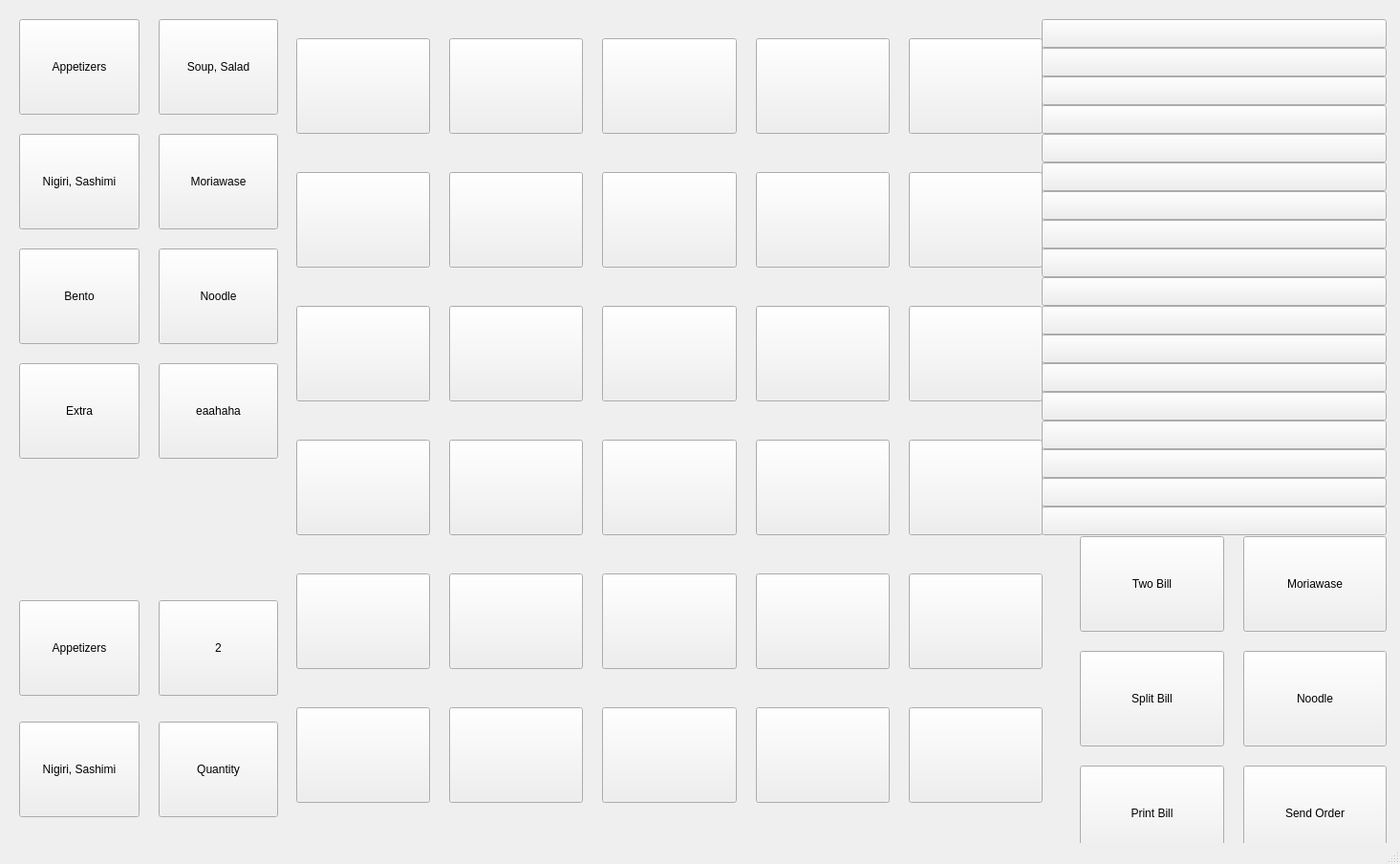
<?xml version="1.0" encoding="UTF-8"?>
<ui version="4.0">
 <class>MainWindow</class>
 <widget class="QMainWindow" name="MainWindow">
  <property name="geometry">
   <rect>
    <x>0</x>
    <y>0</y>
    <width>1465</width>
    <height>904</height>
   </rect>
  </property>
  <property name="windowTitle">
   <string>MainWindow</string>
  </property>
  <widget class="QWidget" name="centralwidget">
   <widget class="QWidget" name="gridLayoutWidget_2">
    <property name="geometry">
     <rect>
      <x>20</x>
      <y>20</y>
      <width>271</width>
      <height>462</height>
     </rect>
    </property>
    <layout class="QGridLayout" name="Table">
     <property name="spacing">
      <number>20</number>
     </property>
     <item row="1" column="1">
      <widget class="QPushButton" name="Table4">
       <property name="minimumSize">
        <size>
         <width>0</width>
         <height>100</height>
        </size>
       </property>
       <property name="styleSheet">
        <string notr="true">font: 25 9pt &quot;Cafe24 Ssurround air&quot;;</string>
       </property>
       <property name="text">
        <string>Moriawase</string>
       </property>
      </widget>
     </item>
     <item row="0" column="1">
      <widget class="QPushButton" name="Table3">
       <property name="minimumSize">
        <size>
         <width>0</width>
         <height>100</height>
        </size>
       </property>
       <property name="styleSheet">
        <string notr="true">font: 25 9pt &quot;Cafe24 Ssurround air&quot;;</string>
       </property>
       <property name="text">
        <string>Soup, Salad</string>
       </property>
      </widget>
     </item>
     <item row="2" column="1">
      <widget class="QPushButton" name="Table2_3">
       <property name="minimumSize">
        <size>
         <width>0</width>
         <height>100</height>
        </size>
       </property>
       <property name="styleSheet">
        <string notr="true">font: 25 9pt &quot;Cafe24 Ssurround air&quot;;</string>
       </property>
       <property name="text">
        <string>Noodle</string>
       </property>
      </widget>
     </item>
     <item row="2" column="0">
      <widget class="QPushButton" name="Table2_2">
       <property name="minimumSize">
        <size>
         <width>0</width>
         <height>100</height>
        </size>
       </property>
       <property name="styleSheet">
        <string notr="true">font: 25 9pt &quot;Cafe24 Ssurround air&quot;;</string>
       </property>
       <property name="text">
        <string>Bento</string>
       </property>
      </widget>
     </item>
     <item row="0" column="0">
      <widget class="QPushButton" name="Table1">
       <property name="minimumSize">
        <size>
         <width>0</width>
         <height>100</height>
        </size>
       </property>
       <property name="styleSheet">
        <string notr="true">font: 25 9pt &quot;Cafe24 Ssurround air&quot;;</string>
       </property>
       <property name="text">
        <string>Appetizers</string>
       </property>
      </widget>
     </item>
     <item row="1" column="0">
      <widget class="QPushButton" name="Table2">
       <property name="minimumSize">
        <size>
         <width>0</width>
         <height>100</height>
        </size>
       </property>
       <property name="styleSheet">
        <string notr="true">font: 25 9pt &quot;Cafe24 Ssurround air&quot;;</string>
       </property>
       <property name="text">
        <string>Nigiri, Sashimi</string>
       </property>
      </widget>
     </item>
     <item row="3" column="0">
      <widget class="QPushButton" name="Table2_4">
       <property name="minimumSize">
        <size>
         <width>0</width>
         <height>100</height>
        </size>
       </property>
       <property name="styleSheet">
        <string notr="true">font: 25 9pt &quot;Cafe24 Ssurround air&quot;;</string>
       </property>
       <property name="text">
        <string>Extra</string>
       </property>
      </widget>
     </item>
     <item row="3" column="1">
      <widget class="QPushButton" name="Table2_5">
       <property name="minimumSize">
        <size>
         <width>0</width>
         <height>100</height>
        </size>
       </property>
       <property name="styleSheet">
        <string notr="true">font: 25 9pt &quot;Cafe24 Ssurround air&quot;;</string>
       </property>
       <property name="text">
        <string>eaahaha</string>
       </property>
      </widget>
     </item>
    </layout>
   </widget>
   <widget class="QWidget" name="gridLayoutWidget_3">
    <property name="geometry">
     <rect>
      <x>310</x>
      <y>20</y>
      <width>781</width>
      <height>841</height>
     </rect>
    </property>
    <layout class="QGridLayout" name="Table_2">
     <property name="spacing">
      <number>20</number>
     </property>
     <item row="5" column="1">
      <widget class="QPushButton" name="Table2_24">
       <property name="minimumSize">
        <size>
         <width>0</width>
         <height>100</height>
        </size>
       </property>
       <property name="styleSheet">
        <string notr="true">font: 25 9pt &quot;Cafe24 Ssurround air&quot;;</string>
       </property>
       <property name="text">
        <string/>
       </property>
      </widget>
     </item>
     <item row="1" column="3">
      <widget class="QPushButton" name="Table2_16">
       <property name="minimumSize">
        <size>
         <width>0</width>
         <height>100</height>
        </size>
       </property>
       <property name="styleSheet">
        <string notr="true">font: 25 9pt &quot;Cafe24 Ssurround air&quot;;</string>
       </property>
       <property name="text">
        <string/>
       </property>
      </widget>
     </item>
     <item row="3" column="0">
      <widget class="QPushButton" name="Table2_9">
       <property name="minimumSize">
        <size>
         <width>0</width>
         <height>100</height>
        </size>
       </property>
       <property name="styleSheet">
        <string notr="true">font: 25 9pt &quot;Cafe24 Ssurround air&quot;;</string>
       </property>
       <property name="text">
        <string/>
       </property>
      </widget>
     </item>
     <item row="0" column="1">
      <widget class="QPushButton" name="Table3_2">
       <property name="minimumSize">
        <size>
         <width>0</width>
         <height>100</height>
        </size>
       </property>
       <property name="styleSheet">
        <string notr="true">font: 25 9pt &quot;Cafe24 Ssurround air&quot;;</string>
       </property>
       <property name="text">
        <string/>
       </property>
      </widget>
     </item>
     <item row="0" column="3">
      <widget class="QPushButton" name="Table2_15">
       <property name="minimumSize">
        <size>
         <width>0</width>
         <height>100</height>
        </size>
       </property>
       <property name="styleSheet">
        <string notr="true">font: 25 9pt &quot;Cafe24 Ssurround air&quot;;</string>
       </property>
       <property name="text">
        <string/>
       </property>
      </widget>
     </item>
     <item row="4" column="0">
      <widget class="QPushButton" name="Table2_19">
       <property name="minimumSize">
        <size>
         <width>0</width>
         <height>100</height>
        </size>
       </property>
       <property name="styleSheet">
        <string notr="true">font: 25 9pt &quot;Cafe24 Ssurround air&quot;;</string>
       </property>
       <property name="text">
        <string/>
       </property>
      </widget>
     </item>
     <item row="4" column="3">
      <widget class="QPushButton" name="Table2_22">
       <property name="minimumSize">
        <size>
         <width>0</width>
         <height>100</height>
        </size>
       </property>
       <property name="styleSheet">
        <string notr="true">font: 25 9pt &quot;Cafe24 Ssurround air&quot;;</string>
       </property>
       <property name="text">
        <string/>
       </property>
      </widget>
     </item>
     <item row="0" column="0">
      <widget class="QPushButton" name="Table1_2">
       <property name="minimumSize">
        <size>
         <width>0</width>
         <height>100</height>
        </size>
       </property>
       <property name="styleSheet">
        <string notr="true">font: 25 9pt &quot;Cafe24 Ssurround air&quot;;</string>
       </property>
       <property name="text">
        <string/>
       </property>
      </widget>
     </item>
     <item row="2" column="1">
      <widget class="QPushButton" name="Table2_6">
       <property name="minimumSize">
        <size>
         <width>0</width>
         <height>100</height>
        </size>
       </property>
       <property name="styleSheet">
        <string notr="true">font: 25 9pt &quot;Cafe24 Ssurround air&quot;;</string>
       </property>
       <property name="text">
        <string/>
       </property>
      </widget>
     </item>
     <item row="5" column="0">
      <widget class="QPushButton" name="Table2_23">
       <property name="minimumSize">
        <size>
         <width>0</width>
         <height>100</height>
        </size>
       </property>
       <property name="styleSheet">
        <string notr="true">font: 25 9pt &quot;Cafe24 Ssurround air&quot;;</string>
       </property>
       <property name="text">
        <string/>
       </property>
      </widget>
     </item>
     <item row="2" column="0">
      <widget class="QPushButton" name="Table2_7">
       <property name="minimumSize">
        <size>
         <width>0</width>
         <height>100</height>
        </size>
       </property>
       <property name="styleSheet">
        <string notr="true">font: 25 9pt &quot;Cafe24 Ssurround air&quot;;</string>
       </property>
       <property name="text">
        <string/>
       </property>
      </widget>
     </item>
     <item row="3" column="2">
      <widget class="QPushButton" name="Table2_14">
       <property name="minimumSize">
        <size>
         <width>0</width>
         <height>100</height>
        </size>
       </property>
       <property name="styleSheet">
        <string notr="true">font: 25 9pt &quot;Cafe24 Ssurround air&quot;;</string>
       </property>
       <property name="text">
        <string/>
       </property>
      </widget>
     </item>
     <item row="2" column="3">
      <widget class="QPushButton" name="Table2_17">
       <property name="minimumSize">
        <size>
         <width>0</width>
         <height>100</height>
        </size>
       </property>
       <property name="styleSheet">
        <string notr="true">font: 25 9pt &quot;Cafe24 Ssurround air&quot;;</string>
       </property>
       <property name="text">
        <string/>
       </property>
      </widget>
     </item>
     <item row="3" column="1">
      <widget class="QPushButton" name="Table2_10">
       <property name="minimumSize">
        <size>
         <width>0</width>
         <height>100</height>
        </size>
       </property>
       <property name="styleSheet">
        <string notr="true">font: 25 9pt &quot;Cafe24 Ssurround air&quot;;</string>
       </property>
       <property name="text">
        <string/>
       </property>
      </widget>
     </item>
     <item row="1" column="1">
      <widget class="QPushButton" name="Table4_2">
       <property name="minimumSize">
        <size>
         <width>0</width>
         <height>100</height>
        </size>
       </property>
       <property name="styleSheet">
        <string notr="true">font: 25 9pt &quot;Cafe24 Ssurround air&quot;;</string>
       </property>
       <property name="text">
        <string/>
       </property>
      </widget>
     </item>
     <item row="5" column="2">
      <widget class="QPushButton" name="Table2_25">
       <property name="minimumSize">
        <size>
         <width>0</width>
         <height>100</height>
        </size>
       </property>
       <property name="styleSheet">
        <string notr="true">font: 25 9pt &quot;Cafe24 Ssurround air&quot;;</string>
       </property>
       <property name="text">
        <string/>
       </property>
      </widget>
     </item>
     <item row="4" column="2">
      <widget class="QPushButton" name="Table2_21">
       <property name="minimumSize">
        <size>
         <width>0</width>
         <height>100</height>
        </size>
       </property>
       <property name="styleSheet">
        <string notr="true">font: 25 9pt &quot;Cafe24 Ssurround air&quot;;</string>
       </property>
       <property name="text">
        <string/>
       </property>
      </widget>
     </item>
     <item row="0" column="2">
      <widget class="QPushButton" name="Table2_11">
       <property name="minimumSize">
        <size>
         <width>0</width>
         <height>100</height>
        </size>
       </property>
       <property name="styleSheet">
        <string notr="true">font: 25 9pt &quot;Cafe24 Ssurround air&quot;;</string>
       </property>
       <property name="text">
        <string/>
       </property>
      </widget>
     </item>
     <item row="5" column="3">
      <widget class="QPushButton" name="Table2_26">
       <property name="minimumSize">
        <size>
         <width>0</width>
         <height>100</height>
        </size>
       </property>
       <property name="styleSheet">
        <string notr="true">font: 25 9pt &quot;Cafe24 Ssurround air&quot;;</string>
       </property>
       <property name="text">
        <string/>
       </property>
      </widget>
     </item>
     <item row="3" column="3">
      <widget class="QPushButton" name="Table2_18">
       <property name="minimumSize">
        <size>
         <width>0</width>
         <height>100</height>
        </size>
       </property>
       <property name="styleSheet">
        <string notr="true">font: 25 9pt &quot;Cafe24 Ssurround air&quot;;</string>
       </property>
       <property name="text">
        <string/>
       </property>
      </widget>
     </item>
     <item row="1" column="0">
      <widget class="QPushButton" name="Table2_8">
       <property name="minimumSize">
        <size>
         <width>0</width>
         <height>100</height>
        </size>
       </property>
       <property name="styleSheet">
        <string notr="true">font: 25 9pt &quot;Cafe24 Ssurround air&quot;;</string>
       </property>
       <property name="text">
        <string/>
       </property>
      </widget>
     </item>
     <item row="2" column="2">
      <widget class="QPushButton" name="Table2_13">
       <property name="minimumSize">
        <size>
         <width>0</width>
         <height>100</height>
        </size>
       </property>
       <property name="styleSheet">
        <string notr="true">font: 25 9pt &quot;Cafe24 Ssurround air&quot;;</string>
       </property>
       <property name="text">
        <string/>
       </property>
      </widget>
     </item>
     <item row="1" column="2">
      <widget class="QPushButton" name="Table2_12">
       <property name="minimumSize">
        <size>
         <width>0</width>
         <height>100</height>
        </size>
       </property>
       <property name="styleSheet">
        <string notr="true">font: 25 9pt &quot;Cafe24 Ssurround air&quot;;</string>
       </property>
       <property name="text">
        <string/>
       </property>
      </widget>
     </item>
     <item row="4" column="1">
      <widget class="QPushButton" name="Table2_20">
       <property name="minimumSize">
        <size>
         <width>0</width>
         <height>100</height>
        </size>
       </property>
       <property name="styleSheet">
        <string notr="true">font: 25 9pt &quot;Cafe24 Ssurround air&quot;;</string>
       </property>
       <property name="text">
        <string/>
       </property>
      </widget>
     </item>
     <item row="5" column="4">
      <widget class="QPushButton" name="Table2_27">
       <property name="minimumSize">
        <size>
         <width>0</width>
         <height>100</height>
        </size>
       </property>
       <property name="styleSheet">
        <string notr="true">font: 25 9pt &quot;Cafe24 Ssurround air&quot;;</string>
       </property>
       <property name="text">
        <string/>
       </property>
      </widget>
     </item>
     <item row="4" column="4">
      <widget class="QPushButton" name="Table2_28">
       <property name="minimumSize">
        <size>
         <width>0</width>
         <height>100</height>
        </size>
       </property>
       <property name="styleSheet">
        <string notr="true">font: 25 9pt &quot;Cafe24 Ssurround air&quot;;</string>
       </property>
       <property name="text">
        <string/>
       </property>
      </widget>
     </item>
     <item row="3" column="4">
      <widget class="QPushButton" name="Table2_29">
       <property name="minimumSize">
        <size>
         <width>0</width>
         <height>100</height>
        </size>
       </property>
       <property name="styleSheet">
        <string notr="true">font: 25 9pt &quot;Cafe24 Ssurround air&quot;;</string>
       </property>
       <property name="text">
        <string/>
       </property>
      </widget>
     </item>
     <item row="2" column="4">
      <widget class="QPushButton" name="Table2_30">
       <property name="minimumSize">
        <size>
         <width>0</width>
         <height>100</height>
        </size>
       </property>
       <property name="styleSheet">
        <string notr="true">font: 25 9pt &quot;Cafe24 Ssurround air&quot;;</string>
       </property>
       <property name="text">
        <string/>
       </property>
      </widget>
     </item>
     <item row="1" column="4">
      <widget class="QPushButton" name="Table2_31">
       <property name="minimumSize">
        <size>
         <width>0</width>
         <height>100</height>
        </size>
       </property>
       <property name="styleSheet">
        <string notr="true">font: 25 9pt &quot;Cafe24 Ssurround air&quot;;</string>
       </property>
       <property name="text">
        <string/>
       </property>
      </widget>
     </item>
     <item row="0" column="4">
      <widget class="QPushButton" name="Table2_32">
       <property name="minimumSize">
        <size>
         <width>0</width>
         <height>100</height>
        </size>
       </property>
       <property name="styleSheet">
        <string notr="true">font: 25 9pt &quot;Cafe24 Ssurround air&quot;;</string>
       </property>
       <property name="text">
        <string/>
       </property>
      </widget>
     </item>
    </layout>
   </widget>
   <widget class="QWidget" name="gridLayoutWidget_4">
    <property name="geometry">
     <rect>
      <x>1130</x>
      <y>561</y>
      <width>321</width>
      <height>342</height>
     </rect>
    </property>
    <layout class="QGridLayout" name="Table_3">
     <property name="spacing">
      <number>20</number>
     </property>
     <item row="1" column="1">
      <widget class="QPushButton" name="Table2_33">
       <property name="minimumSize">
        <size>
         <width>0</width>
         <height>100</height>
        </size>
       </property>
       <property name="styleSheet">
        <string notr="true">font: 25 9pt &quot;Cafe24 Ssurround air&quot;;</string>
       </property>
       <property name="text">
        <string>Noodle</string>
       </property>
      </widget>
     </item>
     <item row="2" column="0">
      <widget class="QPushButton" name="Table2_36">
       <property name="minimumSize">
        <size>
         <width>0</width>
         <height>100</height>
        </size>
       </property>
       <property name="styleSheet">
        <string notr="true">font: 25 9pt &quot;Cafe24 Ssurround air&quot;;</string>
       </property>
       <property name="text">
        <string>Print Bill</string>
       </property>
      </widget>
     </item>
     <item row="0" column="0">
      <widget class="QPushButton" name="Table2_35">
       <property name="minimumSize">
        <size>
         <width>0</width>
         <height>100</height>
        </size>
       </property>
       <property name="styleSheet">
        <string notr="true">font: 25 9pt &quot;Cafe24 Ssurround air&quot;;</string>
       </property>
       <property name="text">
        <string>Two Bill</string>
       </property>
      </widget>
     </item>
     <item row="0" column="1">
      <widget class="QPushButton" name="Table4_3">
       <property name="minimumSize">
        <size>
         <width>0</width>
         <height>100</height>
        </size>
       </property>
       <property name="styleSheet">
        <string notr="true">font: 25 9pt &quot;Cafe24 Ssurround air&quot;;</string>
       </property>
       <property name="text">
        <string>Moriawase</string>
       </property>
      </widget>
     </item>
     <item row="2" column="1">
      <widget class="QPushButton" name="Table2_37">
       <property name="minimumSize">
        <size>
         <width>0</width>
         <height>100</height>
        </size>
       </property>
       <property name="styleSheet">
        <string notr="true">font: 25 9pt &quot;Cafe24 Ssurround air&quot;;</string>
       </property>
       <property name="text">
        <string>Send Order</string>
       </property>
      </widget>
     </item>
     <item row="1" column="0">
      <widget class="QPushButton" name="Table2_34">
       <property name="minimumSize">
        <size>
         <width>0</width>
         <height>100</height>
        </size>
       </property>
       <property name="styleSheet">
        <string notr="true">font: 25 9pt &quot;Cafe24 Ssurround air&quot;;</string>
       </property>
       <property name="text">
        <string>Split Bill</string>
       </property>
      </widget>
     </item>
    </layout>
   </widget>
   <widget class="QWidget" name="gridLayoutWidget_5">
    <property name="geometry">
     <rect>
      <x>20</x>
      <y>621</y>
      <width>271</width>
      <height>241</height>
     </rect>
    </property>
    <layout class="QGridLayout" name="Table_4">
     <property name="spacing">
      <number>20</number>
     </property>
     <item row="1" column="1">
      <widget class="QPushButton" name="Table4_4">
       <property name="minimumSize">
        <size>
         <width>0</width>
         <height>100</height>
        </size>
       </property>
       <property name="styleSheet">
        <string notr="true">font: 25 9pt &quot;Cafe24 Ssurround air&quot;;</string>
       </property>
       <property name="text">
        <string>Quantity</string>
       </property>
      </widget>
     </item>
     <item row="0" column="1">
      <widget class="QPushButton" name="Table3_4">
       <property name="minimumSize">
        <size>
         <width>0</width>
         <height>100</height>
        </size>
       </property>
       <property name="styleSheet">
        <string notr="true">font: 25 9pt &quot;Cafe24 Ssurround air&quot;;</string>
       </property>
       <property name="text">
        <string>2</string>
       </property>
      </widget>
     </item>
     <item row="0" column="0">
      <widget class="QPushButton" name="Table1_4">
       <property name="minimumSize">
        <size>
         <width>0</width>
         <height>100</height>
        </size>
       </property>
       <property name="styleSheet">
        <string notr="true">font: 25 9pt &quot;Cafe24 Ssurround air&quot;;</string>
       </property>
       <property name="text">
        <string>Appetizers</string>
       </property>
      </widget>
     </item>
     <item row="1" column="0">
      <widget class="QPushButton" name="Table2_40">
       <property name="minimumSize">
        <size>
         <width>0</width>
         <height>100</height>
        </size>
       </property>
       <property name="styleSheet">
        <string notr="true">font: 25 9pt &quot;Cafe24 Ssurround air&quot;;</string>
       </property>
       <property name="text">
        <string>Nigiri, Sashimi</string>
       </property>
      </widget>
     </item>
    </layout>
   </widget>
   <widget class="QWidget" name="verticalLayoutWidget">
    <property name="geometry">
     <rect>
      <x>1090</x>
      <y>20</y>
      <width>361</width>
      <height>542</height>
     </rect>
    </property>
    <layout class="QVBoxLayout" name="verticalLayout">
     <property name="spacing">
      <number>0</number>
     </property>
     <item>
      <widget class="QPushButton" name="Table2_38">
       <property name="minimumSize">
        <size>
         <width>0</width>
         <height>30</height>
        </size>
       </property>
       <property name="maximumSize">
        <size>
         <width>16777215</width>
         <height>30</height>
        </size>
       </property>
       <property name="styleSheet">
        <string notr="true">font: 25 9pt &quot;Cafe24 Ssurround air&quot;;</string>
       </property>
       <property name="text">
        <string/>
       </property>
       <property name="iconSize">
        <size>
         <width>16</width>
         <height>5</height>
        </size>
       </property>
       <property name="autoRepeat">
        <bool>false</bool>
       </property>
      </widget>
     </item>
     <item>
      <widget class="QPushButton" name="Table2_39">
       <property name="minimumSize">
        <size>
         <width>0</width>
         <height>30</height>
        </size>
       </property>
       <property name="maximumSize">
        <size>
         <width>16777215</width>
         <height>30</height>
        </size>
       </property>
       <property name="styleSheet">
        <string notr="true">font: 25 9pt &quot;Cafe24 Ssurround air&quot;;</string>
       </property>
       <property name="text">
        <string/>
       </property>
       <property name="iconSize">
        <size>
         <width>16</width>
         <height>5</height>
        </size>
       </property>
      </widget>
     </item>
     <item>
      <widget class="QPushButton" name="Table2_41">
       <property name="minimumSize">
        <size>
         <width>0</width>
         <height>30</height>
        </size>
       </property>
       <property name="maximumSize">
        <size>
         <width>16777215</width>
         <height>30</height>
        </size>
       </property>
       <property name="styleSheet">
        <string notr="true">font: 25 9pt &quot;Cafe24 Ssurround air&quot;;</string>
       </property>
       <property name="text">
        <string/>
       </property>
       <property name="iconSize">
        <size>
         <width>16</width>
         <height>5</height>
        </size>
       </property>
      </widget>
     </item>
     <item>
      <widget class="QPushButton" name="Table2_42">
       <property name="minimumSize">
        <size>
         <width>0</width>
         <height>30</height>
        </size>
       </property>
       <property name="maximumSize">
        <size>
         <width>16777215</width>
         <height>30</height>
        </size>
       </property>
       <property name="styleSheet">
        <string notr="true">font: 25 9pt &quot;Cafe24 Ssurround air&quot;;</string>
       </property>
       <property name="text">
        <string/>
       </property>
       <property name="iconSize">
        <size>
         <width>16</width>
         <height>5</height>
        </size>
       </property>
      </widget>
     </item>
     <item>
      <widget class="QPushButton" name="Table2_43">
       <property name="minimumSize">
        <size>
         <width>0</width>
         <height>30</height>
        </size>
       </property>
       <property name="maximumSize">
        <size>
         <width>16777215</width>
         <height>30</height>
        </size>
       </property>
       <property name="styleSheet">
        <string notr="true">font: 25 9pt &quot;Cafe24 Ssurround air&quot;;</string>
       </property>
       <property name="text">
        <string/>
       </property>
       <property name="iconSize">
        <size>
         <width>16</width>
         <height>5</height>
        </size>
       </property>
      </widget>
     </item>
     <item>
      <widget class="QPushButton" name="Table2_44">
       <property name="minimumSize">
        <size>
         <width>0</width>
         <height>30</height>
        </size>
       </property>
       <property name="maximumSize">
        <size>
         <width>16777215</width>
         <height>30</height>
        </size>
       </property>
       <property name="styleSheet">
        <string notr="true">font: 25 9pt &quot;Cafe24 Ssurround air&quot;;</string>
       </property>
       <property name="text">
        <string/>
       </property>
       <property name="iconSize">
        <size>
         <width>16</width>
         <height>5</height>
        </size>
       </property>
      </widget>
     </item>
     <item>
      <widget class="QPushButton" name="Table2_45">
       <property name="minimumSize">
        <size>
         <width>0</width>
         <height>30</height>
        </size>
       </property>
       <property name="maximumSize">
        <size>
         <width>16777215</width>
         <height>30</height>
        </size>
       </property>
       <property name="styleSheet">
        <string notr="true">font: 25 9pt &quot;Cafe24 Ssurround air&quot;;</string>
       </property>
       <property name="text">
        <string/>
       </property>
       <property name="iconSize">
        <size>
         <width>16</width>
         <height>5</height>
        </size>
       </property>
      </widget>
     </item>
     <item>
      <widget class="QPushButton" name="Table2_46">
       <property name="minimumSize">
        <size>
         <width>0</width>
         <height>30</height>
        </size>
       </property>
       <property name="maximumSize">
        <size>
         <width>16777215</width>
         <height>30</height>
        </size>
       </property>
       <property name="styleSheet">
        <string notr="true">font: 25 9pt &quot;Cafe24 Ssurround air&quot;;</string>
       </property>
       <property name="text">
        <string/>
       </property>
       <property name="iconSize">
        <size>
         <width>16</width>
         <height>5</height>
        </size>
       </property>
      </widget>
     </item>
     <item>
      <widget class="QPushButton" name="Table2_47">
       <property name="minimumSize">
        <size>
         <width>0</width>
         <height>30</height>
        </size>
       </property>
       <property name="maximumSize">
        <size>
         <width>16777215</width>
         <height>30</height>
        </size>
       </property>
       <property name="styleSheet">
        <string notr="true">font: 25 9pt &quot;Cafe24 Ssurround air&quot;;</string>
       </property>
       <property name="text">
        <string/>
       </property>
       <property name="iconSize">
        <size>
         <width>16</width>
         <height>5</height>
        </size>
       </property>
      </widget>
     </item>
     <item>
      <widget class="QPushButton" name="Table2_48">
       <property name="minimumSize">
        <size>
         <width>0</width>
         <height>30</height>
        </size>
       </property>
       <property name="maximumSize">
        <size>
         <width>16777215</width>
         <height>30</height>
        </size>
       </property>
       <property name="styleSheet">
        <string notr="true">font: 25 9pt &quot;Cafe24 Ssurround air&quot;;</string>
       </property>
       <property name="text">
        <string/>
       </property>
       <property name="iconSize">
        <size>
         <width>16</width>
         <height>5</height>
        </size>
       </property>
      </widget>
     </item>
     <item>
      <widget class="QPushButton" name="Table2_49">
       <property name="minimumSize">
        <size>
         <width>0</width>
         <height>30</height>
        </size>
       </property>
       <property name="maximumSize">
        <size>
         <width>16777215</width>
         <height>30</height>
        </size>
       </property>
       <property name="styleSheet">
        <string notr="true">font: 25 9pt &quot;Cafe24 Ssurround air&quot;;</string>
       </property>
       <property name="text">
        <string/>
       </property>
       <property name="iconSize">
        <size>
         <width>16</width>
         <height>5</height>
        </size>
       </property>
      </widget>
     </item>
     <item>
      <widget class="QPushButton" name="Table2_50">
       <property name="minimumSize">
        <size>
         <width>0</width>
         <height>30</height>
        </size>
       </property>
       <property name="maximumSize">
        <size>
         <width>16777215</width>
         <height>30</height>
        </size>
       </property>
       <property name="styleSheet">
        <string notr="true">font: 25 9pt &quot;Cafe24 Ssurround air&quot;;</string>
       </property>
       <property name="text">
        <string/>
       </property>
       <property name="iconSize">
        <size>
         <width>16</width>
         <height>5</height>
        </size>
       </property>
      </widget>
     </item>
     <item>
      <widget class="QPushButton" name="Table2_51">
       <property name="minimumSize">
        <size>
         <width>0</width>
         <height>30</height>
        </size>
       </property>
       <property name="maximumSize">
        <size>
         <width>16777215</width>
         <height>30</height>
        </size>
       </property>
       <property name="styleSheet">
        <string notr="true">font: 25 9pt &quot;Cafe24 Ssurround air&quot;;</string>
       </property>
       <property name="text">
        <string/>
       </property>
       <property name="iconSize">
        <size>
         <width>16</width>
         <height>5</height>
        </size>
       </property>
      </widget>
     </item>
     <item>
      <widget class="QPushButton" name="Table2_52">
       <property name="minimumSize">
        <size>
         <width>0</width>
         <height>30</height>
        </size>
       </property>
       <property name="maximumSize">
        <size>
         <width>16777215</width>
         <height>30</height>
        </size>
       </property>
       <property name="styleSheet">
        <string notr="true">font: 25 9pt &quot;Cafe24 Ssurround air&quot;;</string>
       </property>
       <property name="text">
        <string/>
       </property>
       <property name="iconSize">
        <size>
         <width>16</width>
         <height>5</height>
        </size>
       </property>
      </widget>
     </item>
     <item>
      <widget class="QPushButton" name="Table2_53">
       <property name="minimumSize">
        <size>
         <width>0</width>
         <height>30</height>
        </size>
       </property>
       <property name="maximumSize">
        <size>
         <width>16777215</width>
         <height>30</height>
        </size>
       </property>
       <property name="styleSheet">
        <string notr="true">font: 25 9pt &quot;Cafe24 Ssurround air&quot;;</string>
       </property>
       <property name="text">
        <string/>
       </property>
       <property name="iconSize">
        <size>
         <width>16</width>
         <height>5</height>
        </size>
       </property>
      </widget>
     </item>
     <item>
      <widget class="QPushButton" name="Table2_54">
       <property name="minimumSize">
        <size>
         <width>0</width>
         <height>30</height>
        </size>
       </property>
       <property name="maximumSize">
        <size>
         <width>16777215</width>
         <height>30</height>
        </size>
       </property>
       <property name="styleSheet">
        <string notr="true">font: 25 9pt &quot;Cafe24 Ssurround air&quot;;</string>
       </property>
       <property name="text">
        <string/>
       </property>
       <property name="iconSize">
        <size>
         <width>16</width>
         <height>5</height>
        </size>
       </property>
      </widget>
     </item>
     <item>
      <widget class="QPushButton" name="Table2_55">
       <property name="minimumSize">
        <size>
         <width>0</width>
         <height>30</height>
        </size>
       </property>
       <property name="maximumSize">
        <size>
         <width>16777215</width>
         <height>30</height>
        </size>
       </property>
       <property name="styleSheet">
        <string notr="true">font: 25 9pt &quot;Cafe24 Ssurround air&quot;;</string>
       </property>
       <property name="text">
        <string/>
       </property>
       <property name="iconSize">
        <size>
         <width>16</width>
         <height>5</height>
        </size>
       </property>
      </widget>
     </item>
     <item>
      <widget class="QPushButton" name="Table2_56">
       <property name="minimumSize">
        <size>
         <width>0</width>
         <height>30</height>
        </size>
       </property>
       <property name="maximumSize">
        <size>
         <width>16777215</width>
         <height>30</height>
        </size>
       </property>
       <property name="styleSheet">
        <string notr="true">font: 25 9pt &quot;Cafe24 Ssurround air&quot;;</string>
       </property>
       <property name="text">
        <string/>
       </property>
       <property name="iconSize">
        <size>
         <width>16</width>
         <height>5</height>
        </size>
       </property>
      </widget>
     </item>
    </layout>
   </widget>
  </widget>
  <widget class="QMenuBar" name="menubar">
   <property name="geometry">
    <rect>
     <x>0</x>
     <y>0</y>
     <width>1465</width>
     <height>21</height>
    </rect>
   </property>
  </widget>
  <widget class="QStatusBar" name="statusbar"/>
 </widget>
 <resources/>
 <connections/>
</ui>
